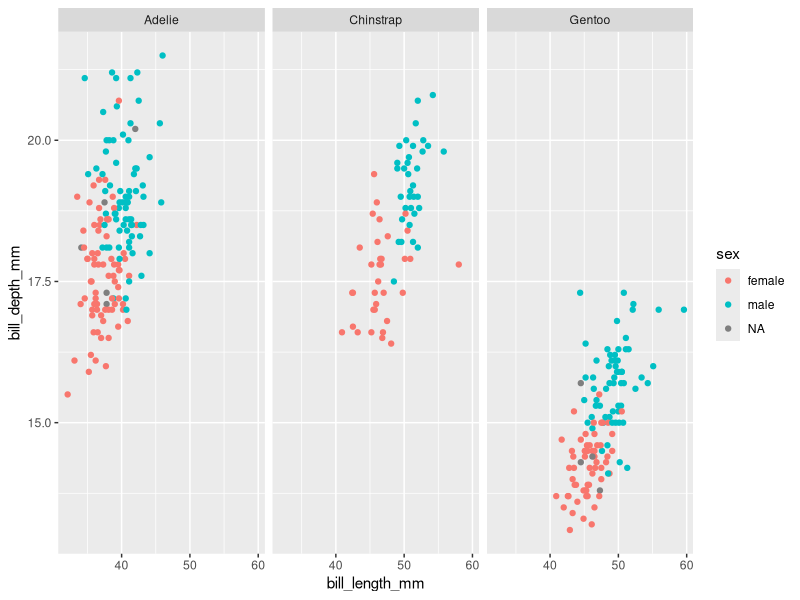
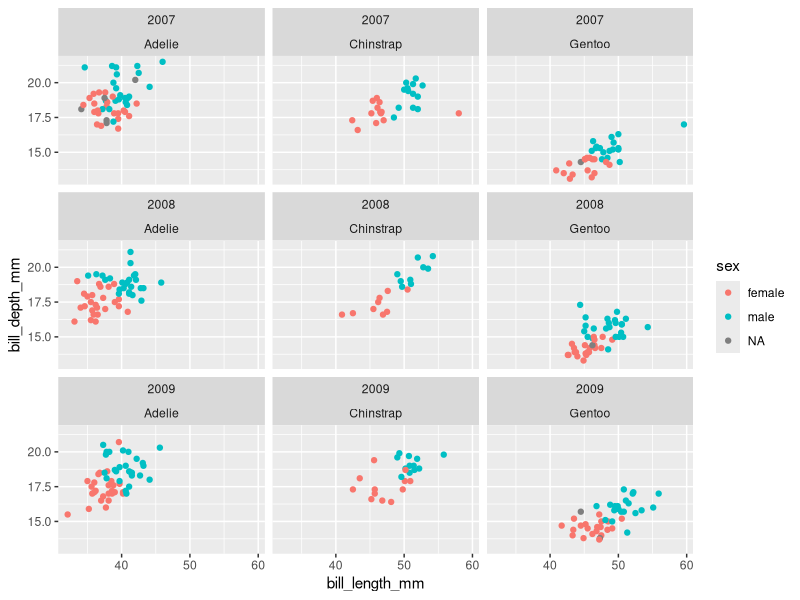

R code for these plots, in order:
## ---- chunk 1
library(palmerpenguins)
library(tidyverse)

## ---- chunk 2
ggplot(data = penguins) +
  geom_point(mapping = aes(x = bill_length_mm, y = bill_depth_mm, color = sex)) +  
  facet_wrap(~ species)
## ---- chunk 3

ggplot(data = penguins) +
  geom_point(mapping = aes(x = bill_length_mm, y = bill_depth_mm, color = sex)) +  
  facet_wrap(~ year + species)

